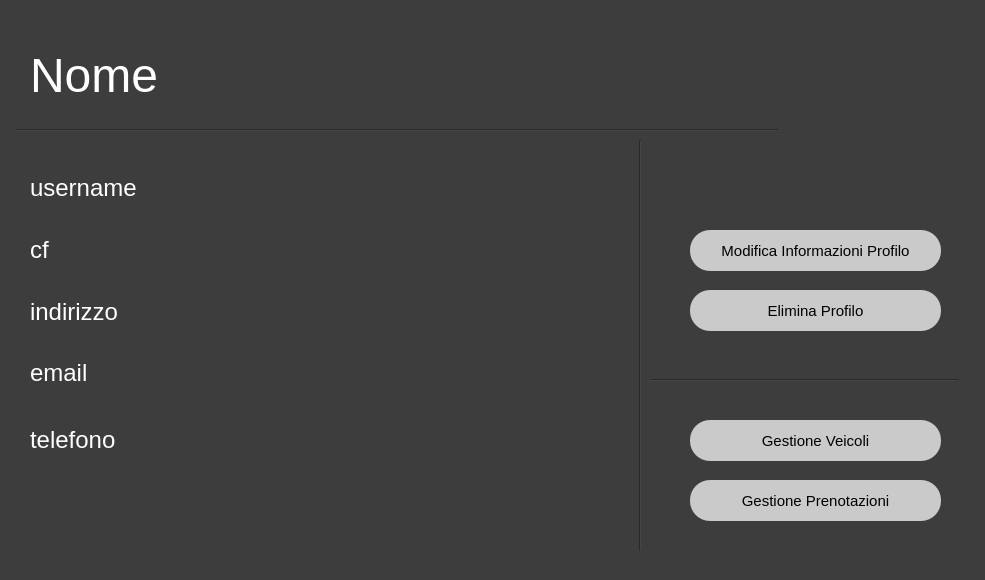
<?xml version="1.0" encoding="UTF-8"?>
<ui version="4.0">
 <class>Dialog</class>
 <widget class="QDialog" name="Dialog">
  <property name="geometry">
   <rect>
    <x>0</x>
    <y>0</y>
    <width>985</width>
    <height>580</height>
   </rect>
  </property>
  <property name="windowTitle">
   <string>Dialog</string>
  </property>
  <property name="styleSheet">
   <string notr="true">QDialog#Dialog{
background-color: rgb(61, 61, 61);}</string>
  </property>
  <widget class="QLabel" name="nome_label">
   <property name="geometry">
    <rect>
     <x>30</x>
     <y>20</y>
     <width>631</width>
     <height>111</height>
    </rect>
   </property>
   <property name="styleSheet">
    <string notr="true">color: rgb(255, 255, 255); font-size:36pt</string>
   </property>
   <property name="text">
    <string>Nome</string>
   </property>
  </widget>
  <widget class="QPushButton" name="gestione_veicoli_button">
   <property name="geometry">
    <rect>
     <x>690</x>
     <y>420</y>
     <width>251</width>
     <height>41</height>
    </rect>
   </property>
   <property name="cursor">
    <cursorShape>PointingHandCursor</cursorShape>
   </property>
   <property name="styleSheet">
    <string notr="true">border-radius:20px; 
 background-color: rgb(202, 202, 202);
font-size:11pt</string>
   </property>
   <property name="text">
    <string>Gestione Veicoli</string>
   </property>
  </widget>
  <widget class="QPushButton" name="gestione_prenotazioni_button">
   <property name="geometry">
    <rect>
     <x>690</x>
     <y>480</y>
     <width>251</width>
     <height>41</height>
    </rect>
   </property>
   <property name="cursor">
    <cursorShape>PointingHandCursor</cursorShape>
   </property>
   <property name="styleSheet">
    <string notr="true">border-radius:20px; 
 background-color: rgb(202, 202, 202);
font-size:11pt</string>
   </property>
   <property name="text">
    <string>Gestione Prenotazioni</string>
   </property>
  </widget>
  <widget class="Line" name="line">
   <property name="geometry">
    <rect>
     <x>17</x>
     <y>120</y>
     <width>761</width>
     <height>20</height>
    </rect>
   </property>
   <property name="styleSheet">
    <string notr="true">background-color: rgb(61, 61, 61);</string>
   </property>
   <property name="orientation">
    <enum>Qt::Horizontal</enum>
   </property>
  </widget>
  <widget class="QPushButton" name="modifica_profilo_button">
   <property name="geometry">
    <rect>
     <x>690</x>
     <y>230</y>
     <width>251</width>
     <height>41</height>
    </rect>
   </property>
   <property name="cursor">
    <cursorShape>PointingHandCursor</cursorShape>
   </property>
   <property name="styleSheet">
    <string notr="true">border-radius:20px; 
 background-color: rgb(202, 202, 202);
font-size:11pt</string>
   </property>
   <property name="text">
    <string>Modifica Informazioni Profilo</string>
   </property>
  </widget>
  <widget class="Line" name="line_2">
   <property name="geometry">
    <rect>
     <x>647</x>
     <y>370</y>
     <width>311</width>
     <height>20</height>
    </rect>
   </property>
   <property name="styleSheet">
    <string notr="true">background-color: rgb(61, 61, 61);</string>
   </property>
   <property name="orientation">
    <enum>Qt::Horizontal</enum>
   </property>
  </widget>
  <widget class="QWidget" name="layoutWidget">
   <property name="geometry">
    <rect>
     <x>30</x>
     <y>420</y>
     <width>351</width>
     <height>131</height>
    </rect>
   </property>
   <layout class="QVBoxLayout" name="verticalLayout">
    <item>
     <widget class="QLabel" name="telefono_label">
      <property name="styleSheet">
       <string notr="true">color: rgb(255, 255, 255); font-size:18pt</string>
      </property>
      <property name="text">
       <string>telefono</string>
      </property>
     </widget>
    </item>
    <item>
     <widget class="QLabel" name="veicolo_label">
      <property name="styleSheet">
       <string notr="true">color: rgb(255, 255, 255); font-size:18pt</string>
      </property>
      <property name="text">
       <string/>
      </property>
     </widget>
    </item>
    <item>
     <widget class="QLabel" name="veicolo2_label">
      <property name="styleSheet">
       <string notr="true">color: rgb(255, 255, 255); font-size:18pt</string>
      </property>
      <property name="text">
       <string/>
      </property>
     </widget>
    </item>
   </layout>
  </widget>
  <widget class="QWidget" name="layoutWidget">
   <property name="geometry">
    <rect>
     <x>30</x>
     <y>160</y>
     <width>431</width>
     <height>241</height>
    </rect>
   </property>
   <layout class="QVBoxLayout" name="verticalLayout_2">
    <item>
     <widget class="QLabel" name="username_label">
      <property name="styleSheet">
       <string notr="true">color: rgb(255, 255, 255); font-size:18pt</string>
      </property>
      <property name="text">
       <string>username</string>
      </property>
     </widget>
    </item>
    <item>
     <widget class="QLabel" name="codice_fiscale_label">
      <property name="styleSheet">
       <string notr="true">color: rgb(255, 255, 255); font-size:18pt</string>
      </property>
      <property name="text">
       <string>cf</string>
      </property>
     </widget>
    </item>
    <item>
     <widget class="QLabel" name="indirizzo_label">
      <property name="styleSheet">
       <string notr="true">color: rgb(255, 255, 255); font-size:18pt</string>
      </property>
      <property name="text">
       <string>indirizzo</string>
      </property>
     </widget>
    </item>
    <item>
     <widget class="QLabel" name="email_label">
      <property name="styleSheet">
       <string notr="true">color: rgb(255, 255, 255); font-size:18pt</string>
      </property>
      <property name="text">
       <string>email</string>
      </property>
     </widget>
    </item>
   </layout>
  </widget>
  <widget class="QLabel" name="photo_label">
   <property name="geometry">
    <rect>
     <x>790</x>
     <y>20</y>
     <width>181</width>
     <height>181</height>
    </rect>
   </property>
   <property name="text">
    <string/>
   </property>
   <property name="scaledContents">
    <bool>true</bool>
   </property>
  </widget>
  <widget class="Line" name="line_3">
   <property name="geometry">
    <rect>
     <x>630</x>
     <y>140</y>
     <width>20</width>
     <height>411</height>
    </rect>
   </property>
   <property name="styleSheet">
    <string notr="true">background-color: rgb(61, 61, 61)</string>
   </property>
   <property name="orientation">
    <enum>Qt::Vertical</enum>
   </property>
  </widget>
  <widget class="QWidget" name="verticalLayoutWidget">
   <property name="geometry">
    <rect>
     <x>380</x>
     <y>420</y>
     <width>241</width>
     <height>131</height>
    </rect>
   </property>
   <layout class="QVBoxLayout" name="verticalLayout_3">
    <item>
     <widget class="QLabel" name="label_3">
      <property name="text">
       <string/>
      </property>
     </widget>
    </item>
    <item>
     <widget class="QLabel" name="tipo_veicolo_label">
      <property name="styleSheet">
       <string notr="true">color: rgb(255, 255, 255); font-size:18pt</string>
      </property>
      <property name="text">
       <string/>
      </property>
     </widget>
    </item>
    <item>
     <widget class="QLabel" name="tipo_veicolo2_label">
      <property name="styleSheet">
       <string notr="true">color: rgb(255, 255, 255); font-size:18pt</string>
      </property>
      <property name="text">
       <string/>
      </property>
     </widget>
    </item>
   </layout>
  </widget>
  <widget class="QPushButton" name="elimina_profilo_button">
   <property name="geometry">
    <rect>
     <x>690</x>
     <y>290</y>
     <width>251</width>
     <height>41</height>
    </rect>
   </property>
   <property name="cursor">
    <cursorShape>PointingHandCursor</cursorShape>
   </property>
   <property name="styleSheet">
    <string notr="true">border-radius:20px; 
 background-color: rgb(202, 202, 202);
font-size:11pt</string>
   </property>
   <property name="text">
    <string>Elimina Profilo</string>
   </property>
  </widget>
 </widget>
 <resources/>
 <connections/>
</ui>
